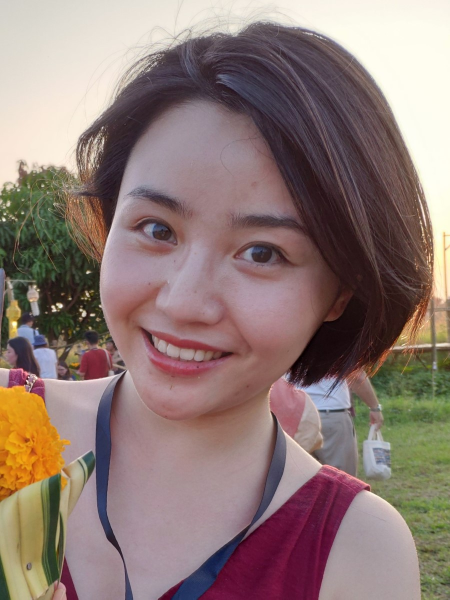
#> input picture mc.jpg, 900 x 1199 px (shown at 1/2 size)
$ python mosaic_bk.py   (older library calls are emulated)
#> lines starting #> are read from the running program, lines starting #| are printed output that depends on the picture
import time
import itertools
import random
import sys

import numpy as np
from PIL import Image
from skimage import img_as_float
from skimage.measure import compare_mse

# [7 lines left out: function shuffle_first_items, not called in this run]

def bound(low, high, value):
    return max(low, min(high, value))

class ProgressCounter:
    def __init__(self, total):
        self.total = total
        self.counter = 0

    def update(self):
        self.counter += 1
        sys.stdout.write("Progress: %s%% %s" % (100 * self.counter / self.total, "\r"))
        sys.stdout.flush()

# [46 lines left out: functions img_mse, resize_box_aspect_crop_to_extent, aspect_crop_to_extent, not called in this run]

class Config:
    def __init__(self, tile_ratio=1920/800, tile_width=50, enlargement=8, color_mode='RGB'):
        self.tile_ratio = tile_ratio # 2.4
        self.tile_width = tile_width # height/width of mosaic tiles in pixels
        self.enlargement = enlargement # mosaic image will be this many times wider and taller than original
        self.color_mode = color_mode # mosaic image will be this many times wider and taller than original

    @property
    def tile_height(self):
        return int(self.tile_width / self.tile_ratio)

    @property
    def tile_size(self):
        return self.tile_width, self.tile_height # PIL expects (width, height)

class TileBox:
    """
    Container to import, process, hold, and compare all of the tiles
    we have to make the mosaic with.
    """
    def __init__(self, tile_paths, config):
        self.config = config
        self.tiles = list()
        self.prepare_tiles_from_paths(tile_paths)

    def __process_tile(self, tile_path):
        with Image.open(tile_path) as i:
            img = i.copy()
        img = aspect_crop_to_extent(img, self.config.tile_ratio)
        large_tile_img = img.resize(self.config.tile_size, Image.ANTIALIAS).convert(self.config.color_mode)
        self.tiles.append(large_tile_img)
        return True

    def prepare_tiles_from_paths(self, tile_paths):
        print('Reading tiles from provided list...')
        progress = ProgressCounter(len(tile_paths))
        for tile_path in tile_paths:
            progress.update()
            self.__process_tile(tile_path)
        print('Processed tiles.')
        return True

    # [17 lines left out: functions best_tile_block_match, best_tile_from_block, not called in this run]

class SourceImage:
    """Processing original image - scaling and cropping as needed."""
    def __init__(self, image_path, config):
        print('Processing main image...')
        self.image_path = image_path
        self.config = config

        with Image.open(self.image_path) as i:
            img = i.copy()
        w = img.size[0] * self.config.enlargement
        h = img.size[1]	* self.config.enlargement
        large_img = img.resize((w, h), Image.ANTIALIAS)
        w_diff = (w % self.config.tile_width)/2
        h_diff = (h % self.config.tile_height)/2

        # if necesary, crop the image slightly so we use a
        # whole number of tiles horizontally and vertically
        if w_diff or h_diff:
            large_img = large_img.crop((w_diff, h_diff, w - w_diff, h - h_diff))

        self.image =  large_img.convert(self.config.color_mode)
        print('Main image processed.')

class MosaicImage:
    """Holder for the mosaic"""
    def __init__(self, original_img, target, config):
        self.config = config
        self.target = target
        # Lets just start with original image, scaled up, instead of a blank one
        self.image = original_img
        # self.image = Image.new(original_img.mode, original_img.size)
        self.x_tile_count = int(original_img.size[0] / self.config.tile_width)
        self.y_tile_count = int(original_img.size[1] / self.config.tile_height)
        self.total_tiles  = self.x_tile_count * self.y_tile_count
        print(f'Mosaic will be {self.x_tile_count:,} tiles wide and {self.y_tile_count:,} tiles high ({self.total_tiles:,} total).')

    # [6 lines left out: function add_tile, not called in this run]

    def save(self):
        self.image.save(self.target)

# [25 lines left out: function coords_from_middle, not called in this run]


def create_mosaic(source_path, target, tile_ratio=1920/800, tile_width=75, enlargement=8, reuse=True, color_mode='RGB', tile_paths=None, shuffle_first=30):
    """Forms an mosiac from an original image using the best
    tiles provided. This reads, processes, and keeps in memory
    a copy of the source image, and all the tiles while processing.

    Arguments:
    source_path -- filepath to the source image for the mosiac
    target -- filepath to save the mosiac
    tile_ratio -- height/width of mosaic tiles in pixels
    tile_width -- width of mosaic tiles in pixels

    enlargement -- mosaic image will be this many times wider and taller than the original
    reuse -- Should we reuse tiles in the mosaic, or just use each tile once?
    color_mode -- L for greyscale or RGB for color
    tile_paths -- List of filepaths to your tiles
    shuffle_first -- Mosiac will be filled out starting in the center for best effect. Also,
        we will shuffle the order of assessment so that all of our best images aren't
        necessarily in one spot.
    """
    config = Config(
        tile_ratio = tile_ratio,		# height/width of mosaic tiles in pixels
        tile_width = tile_width,		# height/width of mosaic tiles in pixels
        enlargement = enlargement,	    # the mosaic image will be this many times wider and taller than the original
        color_mode = color_mode,	    # L for greyscale or RGB for color
    )
    # Pull in and Process Original Image
    print('Setting Up Target image')
    source_image = SourceImage(source_path, config)

    # Setup Mosaic
    mosaic = MosaicImage(source_image.image, target, config)

    # Assest Tiles, and save if needed, returns directories where the small and large pictures are stored
    print('Assessing Tiles')
    tile_box = TileBox(tile_paths, config)

    try:
        progress = ProgressCounter(mosaic.total_tiles)
        for x, y in coords_from_middle(mosaic.x_tile_count, mosaic.y_tile_count, y_bias=config.tile_ratio, shuffle_first=shuffle_first):
            progress.update()

            # Make a box for this sector
            box_crop = (x * config.tile_width, y * config.tile_height, (x + 1) * config.tile_width, (y + 1) * config.tile_height)

            # Get Original Image Data for this Sector
            comparison_block = source_image.image.crop(box_crop)

            # Get Best Image name that matches the Orig Sector image
            tile_match = tile_box.best_tile_from_block(comparison_block, reuse=reuse)

            # Add Best Match to Mosaic
            mosaic.add_tile(tile_match, box_crop)

            # Saving Every Sector
            mosaic.save()

    except KeyboardInterrupt:
        print('\nStopping, saving partial image...')

    finally:
        mosaic.save()

#test
Tiles = []
file_open = open("tiles.txt", "r")
#> (reads tiles.txt from the repository)
for line in file_open:
    Tiles.append("images/"+line.rstrip())
file_open.close()

subject_path = "./mc.jpg"
target_path = "./output/output.jpg"

create_mosaic(subject_path, target_path, tile_ratio=640/480, tile_width=185, enlargement=8, reuse=False, color_mode='RGB', tile_paths=Tiles, shuffle_first=30)
#> in __init__, i is the input picture: PIL image 900x1199 RGB; mean R, G, B 142.6, 122.3, 117.4
#> in __init__, `large_img = large_img.crop((w_diff, h_diff, w - w_diff, h - h_diff))`:
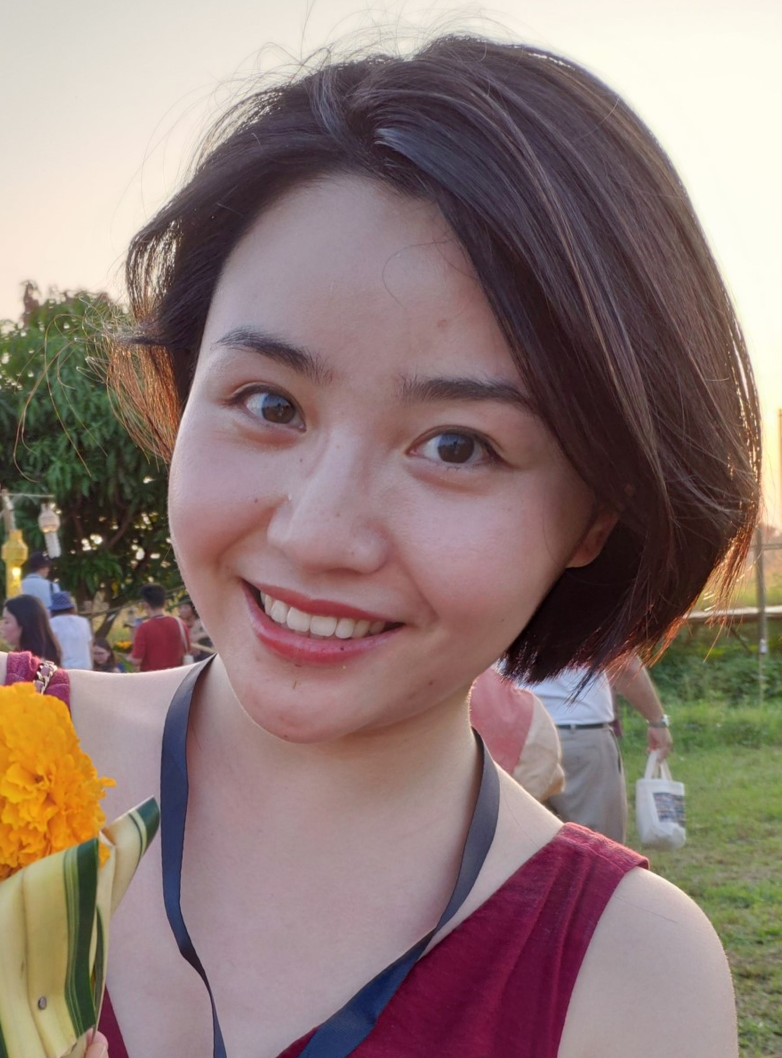
#> large_img: PIL image 7030x9522 RGB (shown at 1/9 size); mean R, G, B 141.5, 120.9, 116.7
#| Mosaic will be 38 tiles wide and 69 tiles high (2,622 total).
#> (the run stopped early here; a loop or call above may not have finished)
